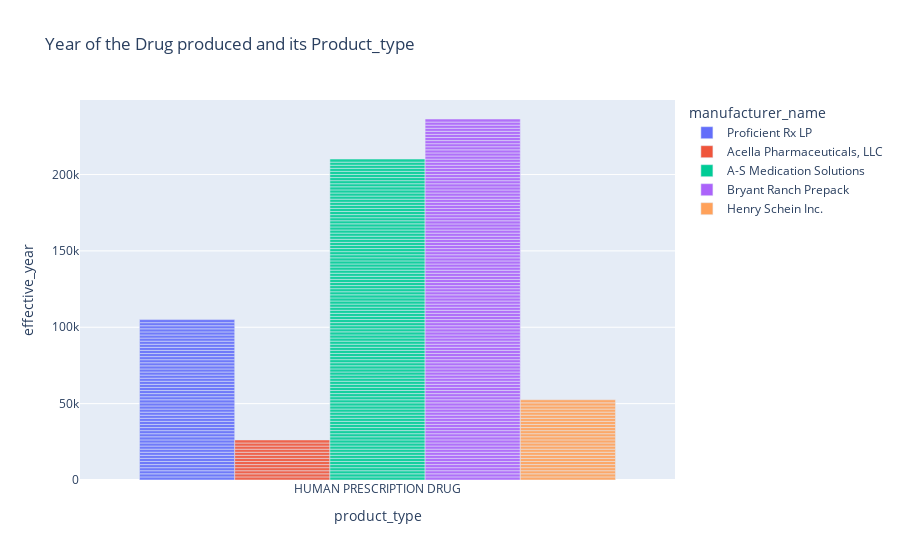

The code cell stored with this chart in its notebook:
### Code cell
print("Visualizing the product_type in which year it was produced and its Manufacturer_name")
barchart = px.bar(
    data_frame=df,
    x="product_type",
    y="effective_year",
    color="manufacturer_name",               # differentiate color of marks
    opacity=0.9,                  # set opacity of markers (from 0 to 1)
    orientation="v",              # 'v','h': orientation of the marks
    barmode='group',
    title="Year of the Drug produced and its Product_type"
)
pio.show(barchart)

### Figure 1 — Plotly figure (JSON) as saved in the notebook; plotly's stock layout.template omitted (floating-point values rounded to 4 significant figures)
{"data": [{"alignmentgroup": "True", "hovertemplate": "manufacturer_name=Proficient Rx LP<br>product_type=%{x}<br>effective_year=%{y}<extra></extra>", "legendgroup": "Proficient Rx LP", "marker": {"color": "#636efa", "opacity": 0.9}, "name": "Proficient Rx LP", "offsetgroup": "Proficient Rx LP", "orientation": "v", "showlegend": true, "textposition": "auto", "type": "bar", "x": ["HUMAN PRESCRIPTION DRUG", "HUMAN PRESCRIPTION DRUG", "HUMAN PRESCRIPTION DRUG", "HUMAN PRESCRIPTION DRUG", "HUMAN PRESCRIPTION DRUG", "HUMAN PRESCRIPTION DRUG", "HUMAN PRESCRIPTION DRUG", "HUMAN PRESCRIPTION DRUG", "HUMAN PRESCRIPTION DRUG", "HUMAN PRESCRIPTION DRUG", "HUMAN PRESCRIPTION DRUG", "HUMAN PRESCRIPTION DRUG", "HUMAN PRESCRIPTION DRUG", "HUMAN PRESCRIPTION DRUG", "HUMAN PRESCRIPTION DRUG", "HUMAN PRESCRIPTION DRUG", "HUMAN PRESCRIPTION DRUG", "HUMAN PRESCRIPTION DRUG", "HUMAN PRESCRIPTION DRUG", "HUMAN PRESCRIPTION DRUG", "HUMAN PRESCRIPTION DRUG", "HUMAN PRESCRIPTION DRUG", "HUMAN PRESCRIPTION DRUG", "HUMAN PRESCRIPTION DRUG", "HUMAN PRESCRIPTION DRUG", "HUMAN PRESCRIPTION DRUG", "HUMAN PRESCRIPTION DRUG", "HUMAN PRESCRIPTION DRUG", "HUMAN PRESCRIPTION DRUG", "HUMAN PRESCRIPTION DRUG", "HUMAN PRESCRIPTION DRUG", "HUMAN PRESCRIPTION DRUG", "HUMAN PRESCRIPTION DRUG", "HUMAN PRESCRIPTION DRUG", "HUMAN PRESCRIPTION DRUG", "HUMAN PRESCRIPTION DRUG", "HUMAN PRESCRIPTION DRUG", "HUMAN PRESCRIPTION DRUG", "HUMAN PRESCRIPTION DRUG", "HUMAN PRESCRIPTION DRUG", "HUMAN PRESCRIPTION DRUG", "HUMAN PRESCRIPTION DRUG", "HUMAN PRESCRIPTION DRUG", "HUMAN PRESCRIPTION DRUG", "HUMAN PRESCRIPTION DRUG", "HUMAN PRESCRIPTION DRUG", "HUMAN PRESCRIPTION DRUG", "HUMAN PRESCRIPTION DRUG", "HUMAN PRESCRIPTION DRUG", "HUMAN PRESCRIPTION DRUG", "HUMAN PRESCRIPTION DRUG", "HUMAN PRESCRIPTION DRUG"], "xaxis": "x", "y": [2020, 2019, 2020, 2020, 2020, 2019, 2020, 2020, 2020, 2019, 2020, 2020, 2020, 2019, 2020, 2020, 2020, 2019, 2020, 2020, 2020, 2019, 2020, 2020, 2020, 2019, 2020, 2020, 2020, 2019, 2020, 2020, 2020, 2019, 2020, 2020, 2020, 2019, 2020, 2020, 2020, 2019, 2020, 2020, 2020, 2019, 2020, 2020, 2020, 2019, 2020, 2020], "yaxis": "y"}, {"alignmentgroup": "True", "hovertemplate": "manufacturer_name=Acella Pharmaceuticals, LLC<br>product_type=%{x}<br>effective_year=%{y}<extra></extra>", "legendgroup": "Acella Pharmaceuticals, LLC", "marker": {"color": "#EF553B", "opacity": 0.9}, "name": "Acella Pharmaceuticals, LLC", "offsetgroup": "Acella Pharmaceuticals, LLC", "orientation": "v", "showlegend": true, "textposition": "auto", "type": "bar", "x": ["HUMAN PRESCRIPTION DRUG", "HUMAN PRESCRIPTION DRUG", "HUMAN PRESCRIPTION DRUG", "HUMAN PRESCRIPTION DRUG", "HUMAN PRESCRIPTION DRUG", "HUMAN PRESCRIPTION DRUG", "HUMAN PRESCRIPTION DRUG", "HUMAN PRESCRIPTION DRUG", "HUMAN PRESCRIPTION DRUG", "HUMAN PRESCRIPTION DRUG", "HUMAN PRESCRIPTION DRUG", "HUMAN PRESCRIPTION DRUG", "HUMAN PRESCRIPTION DRUG"], "xaxis": "x", "y": [2018, 2018, 2018, 2018, 2018, 2018, 2018, 2018, 2018, 2018, 2018, 2018, 2018], "yaxis": "y"}, {"alignmentgroup": "True", "hovertemplate": "manufacturer_name=A-S Medication Solutions<br>product_type=%{x}<br>effective_year=%{y}<extra></extra>", "legendgroup": "A-S Medication Solutions", "marker": {"color": "#00cc96", "opacity": 0.9}, "name": "A-S Medication Solutions", "offsetgroup": "A-S Medication Solutions", "orientation": "v", "showlegend": true, "textposition": "auto", "type": "bar", "x": ["HUMAN PRESCRIPTION DRUG", "HUMAN PRESCRIPTION DRUG", "HUMAN PRESCRIPTION DRUG", "HUMAN PRESCRIPTION DRUG", "HUMAN PRESCRIPTION DRUG", "HUMAN PRESCRIPTION DRUG", "HUMAN PRESCRIPTION DRUG", "HUMAN PRESCRIPTION DRUG", "HUMAN PRESCRIPTION DRUG", "HUMAN PRESCRIPTION DRUG", "HUMAN PRESCRIPTION DRUG", "HUMAN PRESCRIPTION DRUG", "HUMAN PRESCRIPTION DRUG", "HUMAN PRESCRIPTION DRUG", "HUMAN PRESCRIPTION DRUG", "HUMAN PRESCRIPTION DRUG", "HUMAN PRESCRIPTION DRUG", "HUMAN PRESCRIPTION DRUG", "HUMAN PRESCRIPTION DRUG", "HUMAN PRESCRIPTION DRUG", "HUMAN PRESCRIPTION DRUG", "HUMAN PRESCRIPTION DRUG", "HUMAN PRESCRIPTION DRUG", "HUMAN PRESCRIPTION DRUG", "HUMAN PRESCRIPTION DRUG", "HUMAN PRESCRIPTION DRUG", "HUMAN PRESCRIPTION DRUG", "HUMAN PRESCRIPTION DRUG", "HUMAN PRESCRIPTION DRUG", "HUMAN PRESCRIPTION DRUG", "HUMAN PRESCRIPTION DRUG", "HUMAN PRESCRIPTION DRUG", "HUMAN PRESCRIPTION DRUG", "HUMAN PRESCRIPTION DRUG", "HUMAN PRESCRIPTION DRUG", "HUMAN PRESCRIPTION DRUG", "HUMAN PRESCRIPTION DRUG", "HUMAN PRESCRIPTION DRUG", "HUMAN PRESCRIPTION DRUG", "HUMAN PRESCRIPTION DRUG", "HUMAN PRESCRIPTION DRUG", "HUMAN PRESCRIPTION DRUG", "HUMAN PRESCRIPTION DRUG", "HUMAN PRESCRIPTION DRUG", "HUMAN PRESCRIPTION DRUG", "HUMAN PRESCRIPTION DRUG", "HUMAN PRESCRIPTION DRUG", "HUMAN PRESCRIPTION DRUG", "HUMAN PRESCRIPTION DRUG", "HUMAN PRESCRIPTION DRUG", "HUMAN PRESCRIPTION DRUG", "HUMAN PRESCRIPTION DRUG", "HUMAN PRESCRIPTION DRUG", "HUMAN PRESCRIPTION DRUG", "HUMAN PRESCRIPTION DRUG", "HUMAN PRESCRIPTION DRUG", "HUMAN PRESCRIPTION DRUG", "HUMAN PRESCRIPTION DRUG", "HUMAN PRESCRIPTION DRUG", "HUMAN PRESCRIPTION DRUG", "HUMAN PRESCRIPTION DRUG", "HUMAN PRESCRIPTION DRUG", "HUMAN PRESCRIPTION DRUG", "HUMAN PRESCRIPTION DRUG", "HUMAN PRESCRIPTION DRUG", "HUMAN PRESCRIPTION DRUG", "HUMAN PRESCRIPTION DRUG", "HUMAN PRESCRIPTION DRUG", "HUMAN PRESCRIPTION DRUG", "HUMAN PRESCRIPTION DRUG", "HUMAN PRESCRIPTION DRUG", "HUMAN PRESCRIPTION DRUG", "HUMAN PRESCRIPTION DRUG", "HUMAN PRESCRIPTION DRUG", "HUMAN PRESCRIPTION DRUG", "HUMAN PRESCRIPTION DRUG", "HUMAN PRESCRIPTION DRUG", "HUMAN PRESCRIPTION DRUG", "HUMAN PRESCRIPTION DRUG", "HUMAN PRESCRIPTION DRUG", "HUMAN PRESCRIPTION DRUG", "HUMAN PRESCRIPTION DRUG", "HUMAN PRESCRIPTION DRUG", "HUMAN PRESCRIPTION DRUG", "HUMAN PRESCRIPTION DRUG", "HUMAN PRESCRIPTION DRUG", "HUMAN PRESCRIPTION DRUG", "HUMAN PRESCRIPTION DRUG", "HUMAN PRESCRIPTION DRUG", "HUMAN PRESCRIPTION DRUG", "HUMAN PRESCRIPTION DRUG", "HUMAN PRESCRIPTION DRUG", "HUMAN PRESCRIPTION DRUG", "HUMAN PRESCRIPTION DRUG", "HUMAN PRESCRIPTION DRUG", "HUMAN PRESCRIPTION DRUG", "HUMAN PRESCRIPTION DRUG", "HUMAN PRESCRIPTION DRUG", "HUMAN PRESCRIPTION DRUG", "HUMAN PRESCRIPTION DRUG", "HUMAN PRESCRIPTION DRUG", "HUMAN PRESCRIPTION DRUG", "HUMAN PRESCRIPTION DRUG", "HUMAN PRESCRIPTION DRUG"], "xaxis": "x", "y": [2021, 2021, 2021, 2018, 2021, 2020, 2021, 2021, 2021, 2021, 2021, 2018, 2021, 2020, 2021, 2021, 2021, 2021, 2021, 2018, 2021, 2020, 2021, 2021, 2021, 2021, 2021, 2018, 2021, 2020, 2021, 2021, 2021, 2021, 2021, 2018, 2021, 2020, 2021, 2021, 2021, 2021, 2021, 2018, 2021, 2020, 2021, 2021, 2021, 2021, 2021, 2018, 2021, 2020, 2021, 2021, 2021, 2021, 2021, 2018, 2021, 2020, 2021, 2021, 2021, 2021, 2021, 2018, 2021, 2020, 2021, 2021, 2021, 2021, 2021, 2018, 2021, 2020, 2021, 2021, 2021, 2021, 2021, 2018, 2021, 2020, 2021, 2021, 2021, 2021, 2021, 2018, 2021, 2020, 2021, 2021, 2021, 2021, 2021, 2018, 2021, 2020, 2021, 2021], "yaxis": "y"}, {"alignmentgroup": "True", "hovertemplate": "manufacturer_name=Bryant Ranch Prepack<br>product_type=%{x}<br>effective_year=%{y}<extra></extra>", "legendgroup": "Bryant Ranch Prepack", "marker": {"color": "#ab63fa", "opacity": 0.9}, "name": "Bryant Ranch Prepack", "offsetgroup": "Bryant Ranch Prepack", "orientation": "v", "showlegend": true, "textposition": "auto", "type": "bar", "x": ["HUMAN PRESCRIPTION DRUG", "HUMAN PRESCRIPTION DRUG", "HUMAN PRESCRIPTION DRUG", "HUMAN PRESCRIPTION DRUG", "HUMAN PRESCRIPTION DRUG", "HUMAN PRESCRIPTION DRUG", "HUMAN PRESCRIPTION DRUG", "HUMAN PRESCRIPTION DRUG", "HUMAN PRESCRIPTION DRUG", "HUMAN PRESCRIPTION DRUG", "HUMAN PRESCRIPTION DRUG", "HUMAN PRESCRIPTION DRUG", "HUMAN PRESCRIPTION DRUG", "HUMAN PRESCRIPTION DRUG", "HUMAN PRESCRIPTION DRUG", "HUMAN PRESCRIPTION DRUG", "HUMAN PRESCRIPTION DRUG", "HUMAN PRESCRIPTION DRUG", "HUMAN PRESCRIPTION DRUG", "HUMAN PRESCRIPTION DRUG", "HUMAN PRESCRIPTION DRUG", "HUMAN PRESCRIPTION DRUG", "HUMAN PRESCRIPTION DRUG", "HUMAN PRESCRIPTION DRUG", "HUMAN PRESCRIPTION DRUG", "HUMAN PRESCRIPTION DRUG", "HUMAN PRESCRIPTION DRUG", "HUMAN PRESCRIPTION DRUG", "HUMAN PRESCRIPTION DRUG", "HUMAN PRESCRIPTION DRUG", "HUMAN PRESCRIPTION DRUG", "HUMAN PRESCRIPTION DRUG", "HUMAN PRESCRIPTION DRUG", "HUMAN PRESCRIPTION DRUG", "HUMAN PRESCRIPTION DRUG", "HUMAN PRESCRIPTION DRUG", "HUMAN PRESCRIPTION DRUG", "HUMAN PRESCRIPTION DRUG", "HUMAN PRESCRIPTION DRUG", "HUMAN PRESCRIPTION DRUG", "HUMAN PRESCRIPTION DRUG", "HUMAN PRESCRIPTION DRUG", "HUMAN PRESCRIPTION DRUG", "HUMAN PRESCRIPTION DRUG", "HUMAN PRESCRIPTION DRUG", "HUMAN PRESCRIPTION DRUG", "HUMAN PRESCRIPTION DRUG", "HUMAN PRESCRIPTION DRUG", "HUMAN PRESCRIPTION DRUG", "HUMAN PRESCRIPTION DRUG", "HUMAN PRESCRIPTION DRUG", "HUMAN PRESCRIPTION DRUG", "HUMAN PRESCRIPTION DRUG", "HUMAN PRESCRIPTION DRUG", "HUMAN PRESCRIPTION DRUG", "HUMAN PRESCRIPTION DRUG", "HUMAN PRESCRIPTION DRUG", "HUMAN PRESCRIPTION DRUG", "HUMAN PRESCRIPTION DRUG", "HUMAN PRESCRIPTION DRUG", "HUMAN PRESCRIPTION DRUG", "HUMAN PRESCRIPTION DRUG", "HUMAN PRESCRIPTION DRUG", "HUMAN PRESCRIPTION DRUG", "HUMAN PRESCRIPTION DRUG", "HUMAN PRESCRIPTION DRUG", "HUMAN PRESCRIPTION DRUG", "HUMAN PRESCRIPTION DRUG", "HUMAN PRESCRIPTION DRUG", "HUMAN PRESCRIPTION DRUG", "HUMAN PRESCRIPTION DRUG", "HUMAN PRESCRIPTION DRUG", "HUMAN PRESCRIPTION DRUG", "HUMAN PRESCRIPTION DRUG", "HUMAN PRESCRIPTION DRUG", "HUMAN PRESCRIPTION DRUG", "HUMAN PRESCRIPTION DRUG", "HUMAN PRESCRIPTION DRUG", "HUMAN PRESCRIPTION DRUG", "HUMAN PRESCRIPTION DRUG", "HUMAN PRESCRIPTION DRUG", "HUMAN PRESCRIPTION DRUG", "HUMAN PRESCRIPTION DRUG", "HUMAN PRESCRIPTION DRUG", "HUMAN PRESCRIPTION DRUG", "HUMAN PRESCRIPTION DRUG", "HUMAN PRESCRIPTION DRUG", "HUMAN PRESCRIPTION DRUG", "HUMAN PRESCRIPTION DRUG", "HUMAN PRESCRIPTION DRUG", "HUMAN PRESCRIPTION DRUG", "HUMAN PRESCRIPTION DRUG", "HUMAN PRESCRIPTION DRUG", "HUMAN PRESCRIPTION DRUG", "HUMAN PRESCRIPTION DRUG", "HUMAN PRESCRIPTION DRUG", "HUMAN PRESCRIPTION DRUG", "HUMAN PRESCRIPTION DRUG", "HUMAN PRESCRIPTION DRUG", "HUMAN PRESCRIPTION DRUG", "HUMAN PRESCRIPTION DRUG", "HUMAN PRESCRIPTION DRUG", "HUMAN PRESCRIPTION DRUG", "HUMAN PRESCRIPTION DRUG", "HUMAN PRESCRIPTION DRUG", "HUMAN PRESCRIPTION DRUG", "HUMAN PRESCRIPTION DRUG", "HUMAN PRESCRIPTION DRUG", "HUMAN PRESCRIPTION DRUG", "HUMAN PRESCRIPTION DRUG", "HUMAN PRESCRIPTION DRUG", "HUMAN PRESCRIPTION DRUG", "HUMAN PRESCRIPTION DRUG", "HUMAN PRESCRIPTION DRUG", "HUMAN PRESCRIPTION DRUG", "HUMAN PRESCRIPTION DRUG", "HUMAN PRESCRIPTION DRUG"], "xaxis": "x", "y": [2019, 2021, 2021, 2021, 2020, 2020, 2020, 2019, 2020, 2019, 2020, 2021, 2021, 2021, 2020, 2020, 2019, 2020, 2019, 2020, 2021, 2021, 2021, 2020, 2020, 2019, 2020, 2019, 2020, 2021, 2021, 2021, 2020, 2020, 2019, 2020, 2019, 2020, 2021, 2021, 2021, 2020, 2020, 2019, 2020, 2019, 2020, 2021, 2021, 2021, 2020, 2020, 2019, 2020, 2019, 2020, 2021, 2021, 2021, 2020, 2020, 2019, 2020, 2019, 2020, 2021, 2021, 2021, 2020, 2020, 2019, 2020, 2019, 2020, 2021, 2021, 2021, 2020, 2020, 2019, 2020, 2019, 2020, 2021, 2021, 2021, 2020, 2020, 2019, 2020, 2019, 2020, 2021, 2021, 2021, 2020, 2020, 2019, 2020, 2019, 2020, 2021, 2021, 2021, 2020, 2020, 2019, 2020, 2019, 2020, 2021, 2021, 2021, 2020, 2020, 2019, 2020], "yaxis": "y"}, {"alignmentgroup": "True", "hovertemplate": "manufacturer_name=Henry Schein Inc.<br>product_type=%{x}<br>effective_year=%{y}<extra></extra>", "legendgroup": "Henry Schein Inc.", "marker": {"color": "#FFA15A", "opacity": 0.9}, "name": "Henry Schein Inc.", "offsetgroup": "Henry Schein Inc.", "orientation": "v", "showlegend": true, "textposition": "auto", "type": "bar", "x": ["HUMAN PRESCRIPTION DRUG", "HUMAN PRESCRIPTION DRUG", "HUMAN PRESCRIPTION DRUG", "HUMAN PRESCRIPTION DRUG", "HUMAN PRESCRIPTION DRUG", "HUMAN PRESCRIPTION DRUG", "HUMAN PRESCRIPTION DRUG", "HUMAN PRESCRIPTION DRUG", "HUMAN PRESCRIPTION DRUG", "HUMAN PRESCRIPTION DRUG", "HUMAN PRESCRIPTION DRUG", "HUMAN PRESCRIPTION DRUG", "HUMAN PRESCRIPTION DRUG", "HUMAN PRESCRIPTION DRUG", "HUMAN PRESCRIPTION DRUG", "HUMAN PRESCRIPTION DRUG", "HUMAN PRESCRIPTION DRUG", "HUMAN PRESCRIPTION DRUG", "HUMAN PRESCRIPTION DRUG", "HUMAN PRESCRIPTION DRUG", "HUMAN PRESCRIPTION DRUG", "HUMAN PRESCRIPTION DRUG", "HUMAN PRESCRIPTION DRUG", "HUMAN PRESCRIPTION DRUG", "HUMAN PRESCRIPTION DRUG", "HUMAN PRESCRIPTION DRUG"], "xaxis": "x", "y": [2020, 2020, 2020, 2020, 2020, 2020, 2020, 2020, 2020, 2020, 2020, 2020, 2020, 2020, 2020, 2020, 2020, 2020, 2020, 2020, 2020, 2020, 2020, 2020, 2020, 2020], "yaxis": "y"}], "layout": {"barmode": "group", "legend": {"title": {"text": "manufacturer_name"}, "tracegroupgap": 0}, "title": {"text": "Year of the Drug produced and its Product_type"}, "xaxis": {"anchor": "y", "domain": [0, 1], "title": {"text": "product_type"}}, "yaxis": {"anchor": "x", "domain": [0, 1], "title": {"text": "effective_year"}}}}
